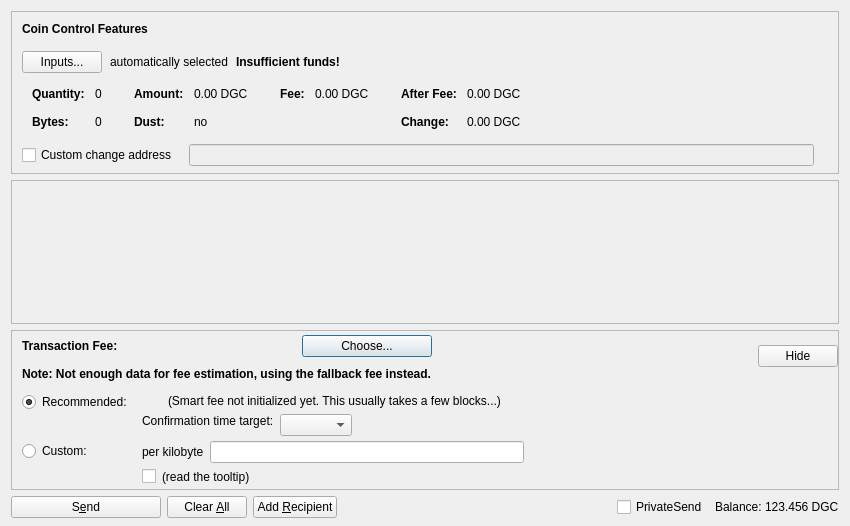
<?xml version="1.0" encoding="UTF-8"?>
<ui version="4.0">
 <class>SendCoinsDialog</class>
 <widget class="QDialog" name="SendCoinsDialog">
  <property name="geometry">
   <rect>
    <x>0</x>
    <y>0</y>
    <width>850</width>
    <height>526</height>
   </rect>
  </property>
  <property name="windowTitle">
   <string>Send Coins</string>
  </property>
  <layout class="QVBoxLayout" name="verticalLayout" stretch="0,1,0,0">
   <property name="bottomMargin">
    <number>8</number>
   </property>
   <item>
    <widget class="QFrame" name="frameCoinControl">
     <property name="sizePolicy">
      <sizepolicy hsizetype="Expanding" vsizetype="Expanding">
       <horstretch>0</horstretch>
       <verstretch>0</verstretch>
      </sizepolicy>
     </property>
     <property name="maximumSize">
      <size>
       <width>16777215</width>
       <height>16777215</height>
      </size>
     </property>
     <property name="frameShape">
      <enum>QFrame::StyledPanel</enum>
     </property>
     <property name="frameShadow">
      <enum>QFrame::Sunken</enum>
     </property>
     <layout class="QVBoxLayout" name="verticalLayoutCoinControl2">
      <property name="spacing">
       <number>0</number>
      </property>
      <property name="leftMargin">
       <number>0</number>
      </property>
      <property name="topMargin">
       <number>0</number>
      </property>
      <property name="rightMargin">
       <number>0</number>
      </property>
      <property name="bottomMargin">
       <number>6</number>
      </property>
      <item>
       <layout class="QVBoxLayout" name="verticalLayoutCoinControl" stretch="0,0,0,0,1">
        <property name="spacing">
         <number>0</number>
        </property>
        <property name="leftMargin">
         <number>10</number>
        </property>
        <property name="topMargin">
         <number>10</number>
        </property>
        <item>
         <layout class="QHBoxLayout" name="horizontalLayoutCoinControl1">
          <property name="bottomMargin">
           <number>15</number>
          </property>
          <item>
           <widget class="QLabel" name="labelCoinControlFeatures">
            <property name="sizePolicy">
             <sizepolicy hsizetype="Preferred" vsizetype="Maximum">
              <horstretch>0</horstretch>
              <verstretch>0</verstretch>
             </sizepolicy>
            </property>
            <property name="font">
             <font>
              <weight>75</weight>
              <bold>true</bold>
             </font>
            </property>
            <property name="styleSheet">
             <string notr="true">font-weight:bold;</string>
            </property>
            <property name="text">
             <string>Coin Control Features</string>
            </property>
           </widget>
          </item>
         </layout>
        </item>
        <item>
         <layout class="QHBoxLayout" name="horizontalLayoutCoinControl2" stretch="0,0,0,0">
          <property name="spacing">
           <number>8</number>
          </property>
          <property name="bottomMargin">
           <number>10</number>
          </property>
          <item>
           <widget class="QPushButton" name="pushButtonCoinControl">
            <property name="styleSheet">
             <string notr="true"/>
            </property>
            <property name="text">
             <string>Inputs...</string>
            </property>
            <property name="autoDefault">
             <bool>false</bool>
            </property>
           </widget>
          </item>
          <item>
           <widget class="QLabel" name="labelCoinControlAutomaticallySelected">
            <property name="text">
             <string>automatically selected</string>
            </property>
            <property name="margin">
             <number>5</number>
            </property>
           </widget>
          </item>
          <item>
           <widget class="QLabel" name="labelCoinControlInsuffFunds">
            <property name="font">
             <font>
              <weight>75</weight>
              <bold>true</bold>
             </font>
            </property>
            <property name="styleSheet">
             <string notr="true">font-weight:bold;</string>
            </property>
            <property name="text">
             <string>Insufficient funds!</string>
            </property>
            <property name="margin">
             <number>5</number>
            </property>
           </widget>
          </item>
          <item>
           <spacer name="horizontalSpacerCoinControl">
            <property name="orientation">
             <enum>Qt::Horizontal</enum>
            </property>
            <property name="sizeHint" stdset="0">
             <size>
              <width>40</width>
              <height>1</height>
             </size>
            </property>
           </spacer>
          </item>
         </layout>
        </item>
        <item>
         <widget class="QWidget" name="widgetCoinControl" native="true">
          <property name="sizePolicy">
           <sizepolicy hsizetype="Preferred" vsizetype="Preferred">
            <horstretch>0</horstretch>
            <verstretch>0</verstretch>
           </sizepolicy>
          </property>
          <property name="minimumSize">
           <size>
            <width>0</width>
            <height>0</height>
           </size>
          </property>
          <property name="styleSheet">
           <string notr="true"/>
          </property>
          <layout class="QHBoxLayout" name="horizontalLayoutCoinControl5">
           <property name="leftMargin">
            <number>0</number>
           </property>
           <property name="topMargin">
            <number>0</number>
           </property>
           <property name="rightMargin">
            <number>0</number>
           </property>
           <property name="bottomMargin">
            <number>0</number>
           </property>
           <item>
            <layout class="QHBoxLayout" name="horizontalLayoutCoinControl3" stretch="0,0,0,1">
             <property name="spacing">
              <number>20</number>
             </property>
             <property name="topMargin">
              <number>0</number>
             </property>
             <property name="bottomMargin">
              <number>10</number>
             </property>
             <item>
              <layout class="QFormLayout" name="formLayoutCoinControl1">
               <property name="horizontalSpacing">
                <number>10</number>
               </property>
               <property name="verticalSpacing">
                <number>14</number>
               </property>
               <property name="leftMargin">
                <number>10</number>
               </property>
               <property name="topMargin">
                <number>4</number>
               </property>
               <property name="rightMargin">
                <number>6</number>
               </property>
               <item row="0" column="0">
                <widget class="QLabel" name="labelCoinControlQuantityText">
                 <property name="font">
                  <font>
                   <weight>75</weight>
                   <bold>true</bold>
                  </font>
                 </property>
                 <property name="text">
                  <string>Quantity:</string>
                 </property>
                 <property name="margin">
                  <number>0</number>
                 </property>
                </widget>
               </item>
               <item row="0" column="1">
                <widget class="QLabel" name="labelCoinControlQuantity">
                 <property name="cursor">
                  <cursorShape>IBeamCursor</cursorShape>
                 </property>
                 <property name="contextMenuPolicy">
                  <enum>Qt::ActionsContextMenu</enum>
                 </property>
                 <property name="text">
                  <string notr="true">0</string>
                 </property>
                 <property name="margin">
                  <number>0</number>
                 </property>
                 <property name="textInteractionFlags">
                  <set>Qt::LinksAccessibleByMouse|Qt::TextSelectableByKeyboard|Qt::TextSelectableByMouse</set>
                 </property>
                </widget>
               </item>
               <item row="1" column="0">
                <widget class="QLabel" name="labelCoinControlBytesText">
                 <property name="font">
                  <font>
                   <weight>75</weight>
                   <bold>true</bold>
                  </font>
                 </property>
                 <property name="text">
                  <string>Bytes:</string>
                 </property>
                </widget>
               </item>
               <item row="1" column="1">
                <widget class="QLabel" name="labelCoinControlBytes">
                 <property name="cursor">
                  <cursorShape>IBeamCursor</cursorShape>
                 </property>
                 <property name="contextMenuPolicy">
                  <enum>Qt::ActionsContextMenu</enum>
                 </property>
                 <property name="text">
                  <string notr="true">0</string>
                 </property>
                 <property name="textInteractionFlags">
                  <set>Qt::LinksAccessibleByMouse|Qt::TextSelectableByKeyboard|Qt::TextSelectableByMouse</set>
                 </property>
                </widget>
               </item>
              </layout>
             </item>
             <item>
              <layout class="QFormLayout" name="formLayoutCoinControl2">
               <property name="horizontalSpacing">
                <number>10</number>
               </property>
               <property name="verticalSpacing">
                <number>14</number>
               </property>
               <property name="leftMargin">
                <number>6</number>
               </property>
               <property name="topMargin">
                <number>4</number>
               </property>
               <property name="rightMargin">
                <number>6</number>
               </property>
               <item row="0" column="0">
                <widget class="QLabel" name="labelCoinControlAmountText">
                 <property name="font">
                  <font>
                   <weight>75</weight>
                   <bold>true</bold>
                  </font>
                 </property>
                 <property name="text">
                  <string>Amount:</string>
                 </property>
                 <property name="margin">
                  <number>0</number>
                 </property>
                </widget>
               </item>
               <item row="0" column="1">
                <widget class="QLabel" name="labelCoinControlAmount">
                 <property name="cursor">
                  <cursorShape>IBeamCursor</cursorShape>
                 </property>
                 <property name="contextMenuPolicy">
                  <enum>Qt::ActionsContextMenu</enum>
                 </property>
                 <property name="text">
                  <string notr="true">0.00 DGC</string>
                 </property>
                 <property name="textInteractionFlags">
                  <set>Qt::LinksAccessibleByMouse|Qt::TextSelectableByKeyboard|Qt::TextSelectableByMouse</set>
                 </property>
                </widget>
               </item>
               <item row="1" column="0">
                <widget class="QLabel" name="labelCoinControlLowOutputText">
                 <property name="font">
                  <font>
                   <weight>75</weight>
                   <bold>true</bold>
                  </font>
                 </property>
                 <property name="text">
                  <string>Dust:</string>
                 </property>
                </widget>
               </item>
               <item row="1" column="1">
                <widget class="QLabel" name="labelCoinControlLowOutput">
                 <property name="cursor">
                  <cursorShape>IBeamCursor</cursorShape>
                 </property>
                 <property name="contextMenuPolicy">
                  <enum>Qt::ActionsContextMenu</enum>
                 </property>
                 <property name="text">
                  <string notr="true">no</string>
                 </property>
                 <property name="textInteractionFlags">
                  <set>Qt::LinksAccessibleByMouse|Qt::TextSelectableByKeyboard|Qt::TextSelectableByMouse</set>
                 </property>
                </widget>
               </item>
              </layout>
             </item>
             <item>
              <layout class="QFormLayout" name="formLayoutCoinControl3">
               <property name="horizontalSpacing">
                <number>10</number>
               </property>
               <property name="verticalSpacing">
                <number>14</number>
               </property>
               <property name="leftMargin">
                <number>6</number>
               </property>
               <property name="topMargin">
                <number>4</number>
               </property>
               <property name="rightMargin">
                <number>6</number>
               </property>
               <item row="0" column="0">
                <widget class="QLabel" name="labelCoinControlFeeText">
                 <property name="font">
                  <font>
                   <weight>75</weight>
                   <bold>true</bold>
                  </font>
                 </property>
                 <property name="text">
                  <string>Fee:</string>
                 </property>
                 <property name="margin">
                  <number>0</number>
                 </property>
                </widget>
               </item>
               <item row="0" column="1">
                <widget class="QLabel" name="labelCoinControlFee">
                 <property name="cursor">
                  <cursorShape>IBeamCursor</cursorShape>
                 </property>
                 <property name="contextMenuPolicy">
                  <enum>Qt::ActionsContextMenu</enum>
                 </property>
                 <property name="text">
                  <string notr="true">0.00 DGC</string>
                 </property>
                 <property name="textInteractionFlags">
                  <set>Qt::LinksAccessibleByMouse|Qt::TextSelectableByKeyboard|Qt::TextSelectableByMouse</set>
                 </property>
                </widget>
               </item>
              </layout>
             </item>
             <item>
              <layout class="QFormLayout" name="formLayoutCoinControl4">
               <property name="horizontalSpacing">
                <number>10</number>
               </property>
               <property name="verticalSpacing">
                <number>14</number>
               </property>
               <property name="leftMargin">
                <number>6</number>
               </property>
               <property name="topMargin">
                <number>4</number>
               </property>
               <property name="rightMargin">
                <number>6</number>
               </property>
               <item row="0" column="0">
                <widget class="QLabel" name="labelCoinControlAfterFeeText">
                 <property name="font">
                  <font>
                   <weight>75</weight>
                   <bold>true</bold>
                  </font>
                 </property>
                 <property name="text">
                  <string>After Fee:</string>
                 </property>
                 <property name="margin">
                  <number>0</number>
                 </property>
                </widget>
               </item>
               <item row="0" column="1">
                <widget class="QLabel" name="labelCoinControlAfterFee">
                 <property name="cursor">
                  <cursorShape>IBeamCursor</cursorShape>
                 </property>
                 <property name="contextMenuPolicy">
                  <enum>Qt::ActionsContextMenu</enum>
                 </property>
                 <property name="text">
                  <string notr="true">0.00 DGC</string>
                 </property>
                 <property name="textInteractionFlags">
                  <set>Qt::LinksAccessibleByMouse|Qt::TextSelectableByKeyboard|Qt::TextSelectableByMouse</set>
                 </property>
                </widget>
               </item>
               <item row="1" column="0">
                <widget class="QLabel" name="labelCoinControlChangeText">
                 <property name="font">
                  <font>
                   <weight>75</weight>
                   <bold>true</bold>
                  </font>
                 </property>
                 <property name="text">
                  <string>Change:</string>
                 </property>
                </widget>
               </item>
               <item row="1" column="1">
                <widget class="QLabel" name="labelCoinControlChange">
                 <property name="cursor">
                  <cursorShape>IBeamCursor</cursorShape>
                 </property>
                 <property name="contextMenuPolicy">
                  <enum>Qt::ActionsContextMenu</enum>
                 </property>
                 <property name="text">
                  <string notr="true">0.00 DGC</string>
                 </property>
                 <property name="textInteractionFlags">
                  <set>Qt::LinksAccessibleByMouse|Qt::TextSelectableByKeyboard|Qt::TextSelectableByMouse</set>
                 </property>
                </widget>
               </item>
              </layout>
             </item>
            </layout>
           </item>
          </layout>
         </widget>
        </item>
        <item>
         <layout class="QHBoxLayout" name="horizontalLayoutCoinControl4" stretch="0,0,0">
          <property name="spacing">
           <number>12</number>
          </property>
          <property name="sizeConstraint">
           <enum>QLayout::SetDefaultConstraint</enum>
          </property>
          <property name="topMargin">
           <number>5</number>
          </property>
          <property name="rightMargin">
           <number>5</number>
          </property>
          <item>
           <widget class="QCheckBox" name="checkBoxCoinControlChange">
            <property name="toolTip">
             <string>If this is activated, but the change address is empty or invalid, change will be sent to a newly generated address.</string>
            </property>
            <property name="text">
             <string>Custom change address</string>
            </property>
           </widget>
          </item>
          <item>
           <widget class="QValidatedLineEdit" name="lineEditCoinControlChange">
            <property name="enabled">
             <bool>false</bool>
            </property>
            <property name="sizePolicy">
             <sizepolicy hsizetype="Expanding" vsizetype="Fixed">
              <horstretch>0</horstretch>
              <verstretch>0</verstretch>
             </sizepolicy>
            </property>
           </widget>
          </item>
          <item>
           <widget class="QLabel" name="labelCoinControlChangeLabel">
            <property name="sizePolicy">
             <sizepolicy hsizetype="Preferred" vsizetype="Expanding">
              <horstretch>0</horstretch>
              <verstretch>0</verstretch>
             </sizepolicy>
            </property>
            <property name="minimumSize">
             <size>
              <width>0</width>
              <height>0</height>
             </size>
            </property>
            <property name="text">
             <string/>
            </property>
            <property name="margin">
             <number>3</number>
            </property>
           </widget>
          </item>
         </layout>
        </item>
        <item>
         <spacer name="verticalSpacerCoinControl">
          <property name="orientation">
           <enum>Qt::Vertical</enum>
          </property>
          <property name="sizeHint" stdset="0">
           <size>
            <width>800</width>
            <height>1</height>
           </size>
          </property>
         </spacer>
        </item>
       </layout>
      </item>
     </layout>
    </widget>
   </item>
   <item>
    <widget class="QScrollArea" name="scrollArea">
     <property name="widgetResizable">
      <bool>true</bool>
     </property>
     <widget class="QWidget" name="scrollAreaWidgetContents">
      <property name="geometry">
       <rect>
        <x>0</x>
        <y>0</y>
        <width>830</width>
        <height>104</height>
       </rect>
      </property>
      <layout class="QVBoxLayout" name="verticalLayout_2" stretch="0,1">
       <property name="leftMargin">
        <number>0</number>
       </property>
       <property name="topMargin">
        <number>0</number>
       </property>
       <property name="rightMargin">
        <number>0</number>
       </property>
       <property name="bottomMargin">
        <number>0</number>
       </property>
       <item>
        <layout class="QVBoxLayout" name="entries">
         <property name="spacing">
          <number>6</number>
         </property>
        </layout>
       </item>
       <item>
        <spacer name="verticalSpacer">
         <property name="orientation">
          <enum>Qt::Vertical</enum>
         </property>
         <property name="sizeHint" stdset="0">
          <size>
           <width>20</width>
           <height>40</height>
          </size>
         </property>
        </spacer>
       </item>
      </layout>
     </widget>
    </widget>
   </item>
   <item>
    <widget class="QFrame" name="frameFee">
     <property name="sizePolicy">
      <sizepolicy hsizetype="Expanding" vsizetype="Expanding">
       <horstretch>0</horstretch>
       <verstretch>0</verstretch>
      </sizepolicy>
     </property>
     <property name="maximumSize">
      <size>
       <width>16777215</width>
       <height>16777215</height>
      </size>
     </property>
     <property name="frameShape">
      <enum>QFrame::StyledPanel</enum>
     </property>
     <property name="frameShadow">
      <enum>QFrame::Sunken</enum>
     </property>
     <layout class="QVBoxLayout" name="verticalLayoutFee1">
      <property name="spacing">
       <number>0</number>
      </property>
      <property name="leftMargin">
       <number>0</number>
      </property>
      <property name="topMargin">
       <number>0</number>
      </property>
      <property name="rightMargin">
       <number>0</number>
      </property>
      <property name="bottomMargin">
       <number>0</number>
      </property>
      <item>
       <layout class="QVBoxLayout" name="verticalLayoutFee2" stretch="0,0,0">
        <property name="spacing">
         <number>0</number>
        </property>
        <property name="leftMargin">
         <number>10</number>
        </property>
        <property name="topMargin">
         <number>0</number>
        </property>
        <item>
         <layout class="QHBoxLayout" name="horizontalLayoutFee1">
          <property name="bottomMargin">
           <number>0</number>
          </property>
          <item>
           <layout class="QVBoxLayout" name="verticalLayoutFee7">
            <property name="spacing">
             <number>0</number>
            </property>
            <item>
             <spacer name="verticalSpacerSmartFee">
              <property name="orientation">
               <enum>Qt::Vertical</enum>
              </property>
              <property name="sizeType">
               <enum>QSizePolicy::Fixed</enum>
              </property>
              <property name="sizeHint" stdset="0">
               <size>
                <width>1</width>
                <height>4</height>
               </size>
              </property>
             </spacer>
            </item>
            <item>
             <layout class="QHBoxLayout" name="horizontalLayoutSmartFee">
              <property name="spacing">
               <number>10</number>
              </property>
              <item>
               <widget class="QLabel" name="labelFeeHeadline">
                <property name="sizePolicy">
                 <sizepolicy hsizetype="Preferred" vsizetype="Maximum">
                  <horstretch>0</horstretch>
                  <verstretch>0</verstretch>
                 </sizepolicy>
                </property>
                <property name="font">
                 <font>
                  <weight>75</weight>
                  <bold>true</bold>
                 </font>
                </property>
                <property name="styleSheet">
                 <string notr="true">font-weight:bold;</string>
                </property>
                <property name="text">
                 <string>Transaction Fee:</string>
                </property>
               </widget>
              </item>
              <item>
               <widget class="QLabel" name="labelFeeMinimized">
                <property name="text">
                 <string/>
                </property>
               </widget>
              </item>
              <item>
               <widget class="QPushButton" name="buttonChooseFee">
                <property name="text">
                 <string>Choose...</string>
                </property>
               </widget>
              </item>
             </layout>
            </item>
            <item>
             <spacer name="verticalSpacer_7">
              <property name="orientation">
               <enum>Qt::Vertical</enum>
              </property>
              <property name="sizeHint" stdset="0">
               <size>
                <width>1</width>
                <height>10</height>
               </size>
              </property>
             </spacer>
            </item>
            <item>
             <widget class="QLabel" name="fallbackFeeWarningLabel">
              <property name="toolTip">
               <string>Using the fallbackfee can result in sending a transaction that will take several hours or days (or never) to confirm. Consider choosing your fee manually or wait until you have validated the complete chain.</string>
              </property>
              <property name="font">
              <font>
                  <weight>75</weight>
                  <bold>true</bold>
              </font>
              </property>
              <property name="text">
               <string>Note: Not enough data for fee estimation, using the fallback fee instead.</string>
              </property>
              <property name="wordWrap">
               <bool>false</bool>
              </property>
             </widget>
            </item>
            <item>
             <spacer name="verticalSpacer_5">
              <property name="orientation">
               <enum>Qt::Vertical</enum>
              </property>
              <property name="sizeHint" stdset="0">
               <size>
                <width>1</width>
                <height>1</height>
               </size>
              </property>
             </spacer>
            </item>
           </layout>
          </item>
          <item>
           <spacer name="horizontalSpacer_4">
            <property name="orientation">
             <enum>Qt::Horizontal</enum>
            </property>
            <property name="sizeHint" stdset="0">
             <size>
              <width>1</width>
              <height>1</height>
             </size>
            </property>
           </spacer>
          </item>
          <item>
           <widget class="QPushButton" name="buttonMinimizeFee">
            <property name="toolTip">
             <string>collapse fee-settings</string>
            </property>
            <property name="text">
             <string>Hide</string>
            </property>
           </widget>
          </item>
         </layout>
        </item>
        <item>
         <widget class="QFrame" name="frameFeeSelection">
          <layout class="QVBoxLayout" name="verticalLayoutFee12">
           <property name="spacing">
            <number>0</number>
           </property>
           <property name="leftMargin">
            <number>0</number>
           </property>
           <property name="topMargin">
            <number>0</number>
           </property>
           <property name="rightMargin">
            <number>0</number>
           </property>
           <property name="bottomMargin">
            <number>0</number>
           </property>
           <item>
            <layout class="QGridLayout" name="gridLayoutFee">
             <property name="topMargin">
              <number>10</number>
             </property>
             <property name="bottomMargin">
              <number>4</number>
             </property>
             <property name="horizontalSpacing">
              <number>10</number>
             </property>
             <property name="verticalSpacing">
              <number>4</number>
             </property>
             <item row="1" column="1">
              <layout class="QVBoxLayout" name="verticalLayoutFee8">
               <property name="spacing">
                <number>6</number>
               </property>
               <item>
                <layout class="QHBoxLayout" name="horizontalLayoutFee13">
                 <item>
                  <widget class="QLabel" name="labelCustomPerKilobyte">
                   <property name="toolTip">
                    <string>If the custom fee is set to 1000 duffs and the transaction is only 250 bytes, then &quot;per kilobyte&quot; only pays 250 duffs in fee,&lt;br /&gt;while &quot;at least&quot; pays 1000 duffs. For transactions bigger than a kilobyte both pay by kilobyte.</string>
                   </property>
                   <property name="text">
                    <string>per kilobyte</string>
                   </property>
                  </widget>
                 </item>
                 <item>
                  <widget class="BitcoinAmountField" name="customFee"/>
                 </item>
                 <item>
                  <spacer name="horizontalSpacer_6">
                   <property name="orientation">
                    <enum>Qt::Horizontal</enum>
                   </property>
                   <property name="sizeHint" stdset="0">
                    <size>
                     <width>1</width>
                     <height>1</height>
                    </size>
                   </property>
                  </spacer>
                 </item>
                </layout>
               </item>
               <item>
                <layout class="QHBoxLayout" name="horizontalLayoutFee8">
                 <item>
                  <widget class="QCheckBox" name="checkBoxMinimumFee">
                   <property name="toolTip">
                    <string>Paying only the minimum fee is just fine as long as there is less transaction volume than space in the blocks.&lt;br /&gt;But be aware that this can end up in a never confirming transaction once there is more demand for digitalcoin transactions than the network can process.</string>
                   </property>
                   <property name="text">
                    <string/>
                   </property>
                  </widget>
                 </item>
                 <item>
                  <widget class="QLabel" name="labelMinFeeWarning">
                   <property name="enabled">
                    <bool>true</bool>
                   </property>
                   <property name="toolTip">
                    <string>Paying only the minimum fee is just fine as long as there is less transaction volume than space in the blocks.&lt;br /&gt;But be aware that this can end up in a never confirming transaction once there is more demand for digitalcoin transactions than the network can process.</string>
                   </property>
                   <property name="text">
                    <string>(read the tooltip)</string>
                   </property>
                   <property name="margin">
                    <number>5</number>
                   </property>
                  </widget>
                 </item>
                 <item>
                  <spacer name="horizontalSpacer_2">
                   <property name="orientation">
                    <enum>Qt::Horizontal</enum>
                   </property>
                   <property name="sizeHint" stdset="0">
                    <size>
                     <width>1</width>
                     <height>1</height>
                    </size>
                   </property>
                  </spacer>
                 </item>
                </layout>
               </item>
              </layout>
             </item>
             <item row="0" column="0">
              <layout class="QVBoxLayout" name="verticalLayoutFee4" stretch="0,1">
               <item>
                <widget class="QRadioButton" name="radioSmartFee">
                 <property name="text">
                  <string>Recommended:</string>
                 </property>
                 <property name="checked">
                  <bool>true</bool>
                 </property>
                 <attribute name="buttonGroup">
                  <string notr="true">groupFee</string>
                 </attribute>
                </widget>
               </item>
               <item>
                <spacer name="verticalSpacer_2">
                 <property name="orientation">
                  <enum>Qt::Vertical</enum>
                 </property>
                 <property name="sizeHint" stdset="0">
                  <size>
                   <width>1</width>
                   <height>1</height>
                  </size>
                 </property>
                </spacer>
               </item>
              </layout>
             </item>
             <item row="1" column="0">
              <layout class="QVBoxLayout" name="verticalLayoutFee9" stretch="0,1">
               <item>
                <widget class="QRadioButton" name="radioCustomFee">
                 <property name="text">
                  <string>Custom:</string>
                 </property>
                 <attribute name="buttonGroup">
                  <string notr="true">groupFee</string>
                 </attribute>
                </widget>
               </item>
               <item>
                <spacer name="verticalSpacer_6">
                 <property name="orientation">
                  <enum>Qt::Vertical</enum>
                 </property>
                 <property name="sizeHint" stdset="0">
                  <size>
                   <width>1</width>
                   <height>1</height>
                  </size>
                 </property>
                </spacer>
               </item>
              </layout>
             </item>
             <item row="0" column="1">
              <layout class="QVBoxLayout" name="verticalLayoutFee3" stretch="0,0,1">
               <property name="spacing">
                <number>6</number>
               </property>
               <property name="topMargin">
                <number>2</number>
               </property>
               <item>
                <layout class="QHBoxLayout" name="horizontalLayoutFee12">
                 <item>
                  <widget class="QLabel" name="labelSmartFee">
                   <property name="text">
                    <string/>
                   </property>
                   <property name="margin">
                    <number>2</number>
                   </property>
                  </widget>
                 </item>
                 <item>
                  <widget class="QLabel" name="labelFeeEstimation">
                   <property name="text">
                    <string/>
                   </property>
                  </widget>
                 </item>
                 <item>
                  <widget class="QLabel" name="labelSmartFee2">
                   <property name="text">
                    <string>(Smart fee not initialized yet. This usually takes a few blocks...)</string>
                   </property>
                   <property name="margin">
                    <number>2</number>
                   </property>
                  </widget>
                 </item>
                 <item>
                  <spacer name="horizontalSpacer_5">
                   <property name="orientation">
                    <enum>Qt::Horizontal</enum>
                   </property>
                   <property name="sizeHint" stdset="0">
                    <size>
                     <width>1</width>
                     <height>1</height>
                    </size>
                   </property>
                  </spacer>
                 </item>
                </layout>
               </item>
               <item>
                <layout class="QHBoxLayout" name="horizontalLayoutFee9">
                 <item>
                  <layout class="QVBoxLayout" name="verticalLayoutFee6">
                   <item>
                    <widget class="QLabel" name="labelSmartFee3">
                     <property name="text">
                      <string>Confirmation time target:</string>
                     </property>
                     <property name="margin">
                      <number>2</number>
                     </property>
                    </widget>
                   </item>
                   <item>
                    <spacer name="verticalSpacer_3">
                     <property name="orientation">
                      <enum>Qt::Vertical</enum>
                     </property>
                     <property name="sizeHint" stdset="0">
                      <size>
                       <width>1</width>
                       <height>1</height>
                      </size>
                     </property>
                    </spacer>
                   </item>
                  </layout>
                 </item>
                 <item>
                  <layout class="QVBoxLayout" name="verticalLayoutFee5">
                   <property name="rightMargin">
                    <number>30</number>
                   </property>
                   <item>
                    <layout class="QHBoxLayout" name="horizontalLayoutConfTarget">
                     <property name="bottomMargin">
                      <number>0</number>
                     </property>
                     <item>
                      <widget class="QComboBox" name="confTargetSelector"/>
                     </item>
                     <item>
                      <spacer name="horizontalSpacerConfTarget">
                       <property name="orientation">
                        <enum>Qt::Horizontal</enum>
                       </property>
                       <property name="sizeHint" stdset="0">
                        <size>
                         <width>40</width>
                         <height>20</height>
                        </size>
                       </property>
                      </spacer>
                     </item>
                    </layout>
                   </item>
                  </layout>
                 </item>
                </layout>
               </item>
               <item>
                <spacer name="verticalSpacer_4">
                 <property name="orientation">
                  <enum>Qt::Vertical</enum>
                 </property>
                 <property name="sizeHint" stdset="0">
                  <size>
                   <width>1</width>
                   <height>1</height>
                  </size>
                 </property>
                </spacer>
               </item>
              </layout>
             </item>
            </layout>
           </item>
          </layout>
         </widget>
        </item>
        <item>
         <spacer name="verticalSpacerFee">
          <property name="orientation">
           <enum>Qt::Vertical</enum>
          </property>
          <property name="sizeHint" stdset="0">
           <size>
            <width>800</width>
            <height>1</height>
           </size>
          </property>
         </spacer>
        </item>
       </layout>
      </item>
     </layout>
    </widget>
   </item>
   <item>
    <layout class="QHBoxLayout" name="horizontalLayout">
     <item>
      <widget class="QPushButton" name="sendButton">
       <property name="minimumSize">
        <size>
         <width>150</width>
         <height>0</height>
        </size>
       </property>
       <property name="toolTip">
        <string>Confirm the send action</string>
       </property>
       <property name="text">
        <string>S&amp;end</string>
       </property>
       <property name="autoDefault">
        <bool>false</bool>
       </property>
       <property name="default">
        <bool>false</bool>
       </property>
      </widget>
     </item>
     <item>
      <widget class="QPushButton" name="clearButton">
       <property name="sizePolicy">
        <sizepolicy hsizetype="Minimum" vsizetype="Fixed">
         <horstretch>0</horstretch>
         <verstretch>0</verstretch>
        </sizepolicy>
       </property>
       <property name="toolTip">
        <string>Clear all fields of the form.</string>
       </property>
       <property name="text">
        <string>Clear &amp;All</string>
       </property>
       <property name="autoDefault">
        <bool>false</bool>
       </property>
      </widget>
     </item>
     <item>
      <widget class="QPushButton" name="addButton">
       <property name="toolTip">
        <string>Send to multiple recipients at once</string>
       </property>
       <property name="text">
        <string>Add &amp;Recipient</string>
       </property>
       <property name="autoDefault">
        <bool>false</bool>
       </property>
      </widget>
     </item>
     <item>
      <spacer name="horizontalSpacer">
       <property name="orientation">
        <enum>Qt::Horizontal</enum>
       </property>
       <property name="sizeHint" stdset="0">
        <size>
         <width>40</width>
         <height>20</height>
        </size>
       </property>
      </spacer>
     </item>
     <item>
      <layout class="QHBoxLayout" name="horizontalLayout_2">
       <property name="spacing">
        <number>3</number>
       </property>
       <item>
        <widget class="QCheckBox" name="checkUsePrivateSend">
         <property name="minimumSize">
          <size>
           <width>95</width>
           <height>0</height>
          </size>
         </property>
         <property name="text">
          <string>PrivateSend</string>
         </property>
         <property name="checked">
          <bool>false</bool>
         </property>
        </widget>
       </item>
       <item>
        <widget class="QLabel" name="label">
         <property name="text">
          <string>Balance:</string>
         </property>
        </widget>
       </item>
       <item>
        <widget class="QLabel" name="labelBalance">
         <property name="sizePolicy">
          <sizepolicy hsizetype="Preferred" vsizetype="Fixed">
           <horstretch>0</horstretch>
           <verstretch>0</verstretch>
          </sizepolicy>
         </property>
         <property name="cursor">
          <cursorShape>IBeamCursor</cursorShape>
         </property>
         <property name="text">
          <string notr="true">123.456 DGC</string>
         </property>
         <property name="textInteractionFlags">
          <set>Qt::LinksAccessibleByMouse|Qt::TextSelectableByKeyboard|Qt::TextSelectableByMouse</set>
         </property>
        </widget>
       </item>
      </layout>
     </item>
    </layout>
   </item>
  </layout>
 </widget>
 <customwidgets>
  <customwidget>
   <class>QValidatedLineEdit</class>
   <extends>QLineEdit</extends>
   <header>qvalidatedlineedit.h</header>
  </customwidget>
  <customwidget>
   <class>BitcoinAmountField</class>
   <extends>QLineEdit</extends>
   <header>bitcoinamountfield.h</header>
   <container>1</container>
  </customwidget>
 </customwidgets>
 <resources>
  <include location="../digitalcoin.qrc"/>
 </resources>
 <connections/>
 <buttongroups>
  <buttongroup name="groupFee"/>
 </buttongroups>
</ui>
